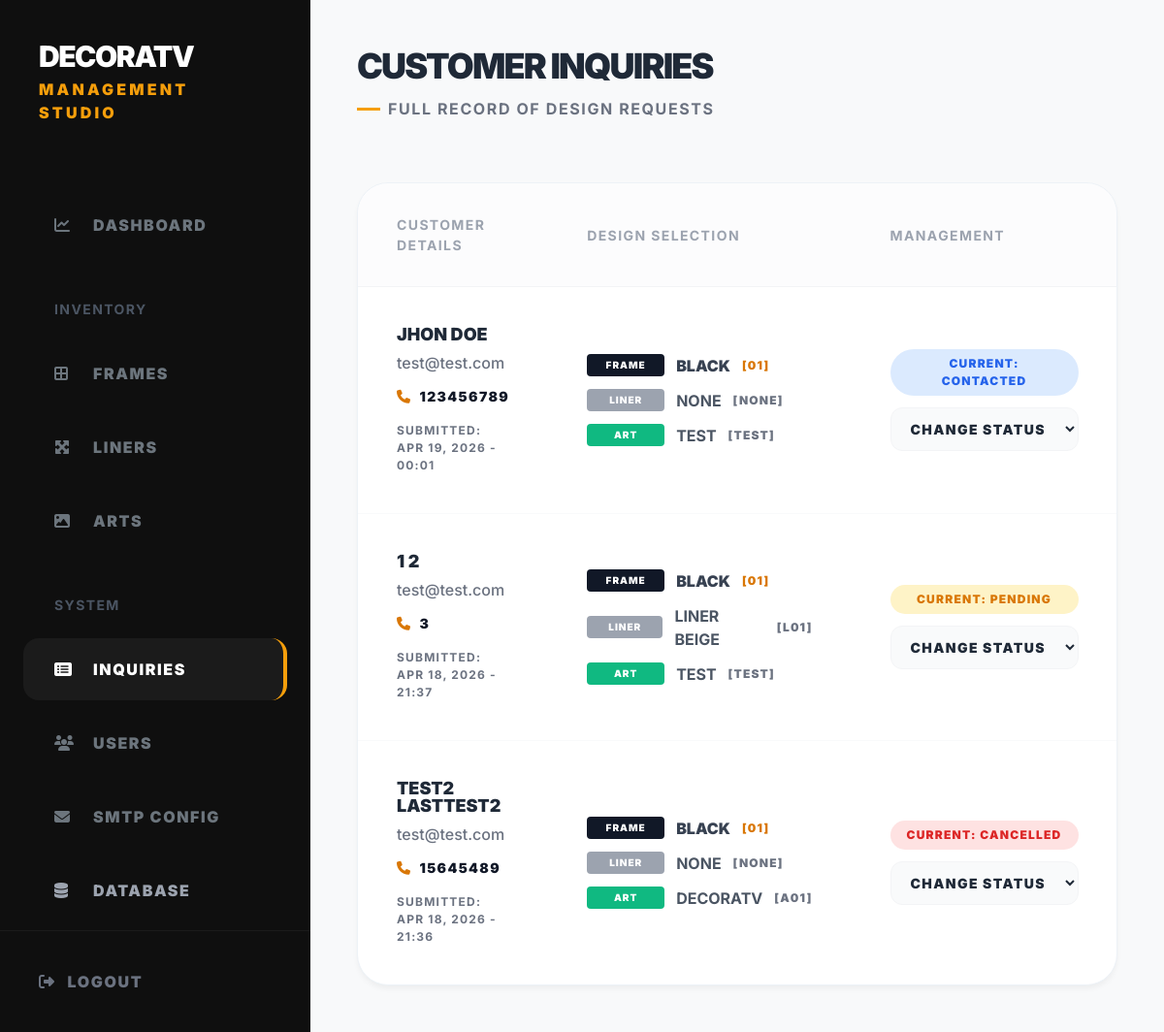
/admin/inquiries.php (signed in), run on the app's committed database.
### tables this page shows
CREATE TABLE quotes (
    id INTEGER PRIMARY KEY AUTOINCREMENT,
    customer_name TEXT NOT NULL,
    customer_email TEXT NOT NULL,
    customer_phone TEXT,
    selection_json TEXT NOT NULL, -- Stores IDs and details of the design
    status TEXT DEFAULT 'pending', -- 'pending', 'contacted', 'completed'
    created_at DATETIME DEFAULT CURRENT_TIMESTAMP
, customer_last_name TEXT);

### admin/inquiries.php (the view, shortened to what this page needs)
<?php
$pdo = get_db_connection();
$quotes = $pdo->query("SELECT * FROM quotes ORDER BY created_at DESC")->fetchAll();
?>
<!DOCTYPE html>
<html lang="en">
<head>
    <script src="https://cdn.tailwindcss.com"></script>
    <link rel="stylesheet" href="https://cdnjs.cloudflare.com/ajax/libs/font-awesome/6.4.0/css/all.min.css">
</head>
<body class="flex min-h-screen text-gray-800">
    <aside class="sidebar w-80 flex-shrink-0 flex flex-col hidden md:flex">
        <div class="p-10">
            <h1 class="text-white text-3xl font-black uppercase tracking-tighter">DecoraTV</h1>
            <p class="text-[16px] text-amber-500 font-black uppercase tracking-[0.2em] mt-1">Management Studio</p>
        </div>
        <nav class="flex-1 mt-8 px-6 space-y-3">
            <a href="index.php" class="sidebar-link flex items-center gap-4 px-8 py-5 rounded-2xl text-[16px] font-black uppercase tracking-widest">
                <i class="fa-solid fa-chart-line w-6"></i> Dashboard
            </a>
            <p class="text-[14px] text-gray-600 font-bold uppercase tracking-widest px-8 pt-8 pb-3">Inventory</p>
            <a href="inventory.php?type=frame" class="sidebar-link flex items-center gap-4 px-8 py-5 rounded-2xl text-[16px] font-black uppercase tracking-widest">
                <i class="fa-solid fa-border-all w-6"></i> Frames
            </a>
            <a href="inventory.php?type=liner" class="sidebar-link flex items-center gap-4 px-8 py-5 rounded-2xl text-[16px] font-black uppercase tracking-widest">
                <i class="fa-solid fa-maximize w-6"></i> Liners
            </a>
            <a href="inventory.php?type=art" class="sidebar-link flex items-center gap-4 px-8 py-5 rounded-2xl text-[16px] font-black uppercase tracking-widest">
                <i class="fa-solid fa-image w-6"></i> Arts
            </a>
            <p class="text-[14px] text-gray-600 font-bold uppercase tracking-widest px-8 pt-8 pb-3">System</p>
            <a href="inquiries.php" class="sidebar-link active flex items-center gap-4 px-8 py-5 rounded-2xl text-[16px] font-black uppercase tracking-widest">
                <i class="fa-solid fa-rectangle-list w-6"></i> Inquiries
            </a>
            <a href="users.php" class="sidebar-link flex items-center gap-4 px-8 py-5 rounded-2xl text-[16px] font-black uppercase tracking-widest">
                <i class="fa-solid fa-users w-6"></i> Users
            </a>
            <a href="settings.php" class="sidebar-link flex items-center gap-4 px-8 py-5 rounded-2xl text-[16px] font-black uppercase tracking-widest">
                <i class="fa-solid fa-envelope w-6"></i> SMTP Config
            </a>
            <a href="database.php" class="sidebar-link flex items-center gap-4 px-8 py-5 rounded-2xl text-[16px] font-black uppercase tracking-widest text-gray-400">
                <i class="fa-solid fa-database w-6"></i> Database
            </a>
        </nav>
        <div class="p-10 border-t border-white/5">
            <a href="logout.php" class="text-gray-500 hover:text-red-400 text-[16px] font-black uppercase tracking-widest transition-colors flex items-center gap-3">
                <i class="fa-solid fa-right-from-bracket"></i> Logout
            </a>
        </div>
    </aside>
    <main class="flex-1 p-6 md:p-12 overflow-y-auto">
        <header class="flex flex-col md:flex-row md:items-center justify-between gap-8 mb-16">
            <div>
                <h2 class="text-4xl font-black uppercase tracking-tighter">Customer Inquiries</h2>
                <div class="flex items-center gap-2 mt-3">
                    <div class="h-[3px] w-6 bg-amber-500"></div>
                    <p class="text-[16px] text-gray-500 font-bold uppercase tracking-widest">Full Record of Design Requests</p>
                </div>
            </div>
        </header>
        <div class="bg-white card overflow-hidden">
            <div class="overflow-x-auto">
                <table class="w-full text-left">
                    <thead class="bg-gray-50/50 text-[14px] text-gray-400 font-black uppercase tracking-widest border-b border-gray-100">
                        <tr>
                            <th class="px-10 py-8">Customer Details</th>
                            <th class="px-10 py-8">Design Selection</th>
                            <th class="px-10 py-8">Management</th>
                        </tr>
                    </thead>
                    <tbody class="divide-y divide-gray-50">
                        <?php if (empty($quotes)): ?>
                            <tr>
                                <td colspan="4" class="px-10 py-20 text-center text-gray-500 uppercase font-black tracking-widest">No inquiries found in database</td>
                            </tr>
                        <?php else:
                            foreach ($quotes as $q):
                                $sel = json_decode($q['selection_json'], true);
                                $status_class = '';
                                switch($q['status']) {
                                    case 'pending': $status_class = 'bg-amber-100 text-amber-600'; break;
                                    case 'contacted': $status_class = 'bg-blue-100 text-blue-600'; break;
                                    case 'cancelled': $status_class = 'bg-red-100 text-red-600'; break;
                                }
                        ?>
                            <tr class="hover:bg-gray-50/50 transition-colors">
                                <td class="px-10 py-10">
                                    <p class="text-[18px] font-black text-gray-800 uppercase leading-none mb-2">
                                        <?php echo htmlspecialchars($q['customer_name'] . ' ' . ($q['customer_last_name'] ?? '')); ?>
                                    </p>
                                    <p class="text-[16px] text-gray-500 font-medium mb-3"><?php echo htmlspecialchars($q['customer_email']); ?></p>
                                    <?php if (!empty($q['customer_phone'])): ?>
                                        <p class="text-[14px] text-gray-900 font-black uppercase tracking-widest flex items-center gap-2">
                                            <i class="fa-solid fa-phone text-amber-600"></i> <?php echo htmlspecialchars($q['customer_phone']); ?>
                                        </p>
                                    <?php endif; ?>
                                    <p class="text-[12px] text-gray-500 font-bold uppercase tracking-widest mt-4">
                                        Submitted: <?php echo date('M d, Y - H:i', strtotime($q['created_at'])); ?>
                                    </p>
                                </td>
                                <td class="px-10 py-10">
                                    <div class="space-y-3">
                                        <div class="flex items-center gap-3">
                                            <span class="w-20 text-[10px] bg-gray-900 text-white px-3 py-1 rounded font-black uppercase tracking-widest text-center">Frame</span>
                                            <span class="text-[16px] font-black text-gray-700 uppercase"><?php echo htmlspecialchars($sel['frame_name'] ?? 'N/A'); ?></span>
                                            <span class="text-[12px] text-amber-600 font-black uppercase tracking-widest">[<?php echo htmlspecialchars($sel['frame_id'] ?? '-'); ?>]</span>
                                        </div>
                                        <div class="flex items-center gap-3">
                                            <span class="w-20 text-[10px] bg-gray-400 text-white px-3 py-1 rounded font-black uppercase tracking-widest text-center">Liner</span>
                                            <span class="text-[16px] font-bold text-gray-600 uppercase"><?php echo htmlspecialchars($sel['liner_name'] ?? 'None'); ?></span>
                                            <span class="text-[12px] text-gray-500 font-black uppercase tracking-widest">[<?php echo htmlspecialchars($sel['liner_id'] ?? '-'); ?>]</span>
                                        </div>
                                        <div class="flex items-center gap-3">
                                            <span class="w-20 text-[10px] bg-emerald-500 text-white px-3 py-1 rounded font-black uppercase tracking-widest text-center">Art</span>
                                            <span class="text-[16px] font-bold text-gray-600 uppercase"><?php echo htmlspecialchars($sel['art_name'] ?? 'N/A'); ?></span>
                                            <span class="text-[12px] text-gray-500 font-black uppercase tracking-widest">[<?php echo htmlspecialchars($sel['art_id'] ?? '-'); ?>]</span>
                                        </div>
                                    </div>
                                </td>
                                <td class="px-10 py-10">
                                    <form method="POST" class="flex flex-col gap-3">
                                        <div class="inline-flex flex-col">
                                            <span class="px-4 py-1.5 rounded-full text-[12px] font-black uppercase tracking-widest text-center mb-3 <?php echo $status_class; ?>">
                                                Current: <?php echo $q['status']; ?>
                                            </span>
                                            <select name="status" onchange="this.form.submit()" class="bg-gray-50 border border-gray-100 text-[14px] font-black uppercase tracking-widest px-4 py-3 rounded-xl focus:outline-none focus:border-amber-500">
                                                <option value="" disabled selected>Change Status</option>
                                            </select>
                                        </div>
                                    </form>
                                </td>
                            </tr>
                        <?php endforeach; endif; ?>
                    </tbody>
                </table>
            </div>
        </div>
    </main>
</body>
</html>

### admin/inquiries.php (style rules this page uses)
body { font-family: 'Inter', sans-serif; background-color: #f8f9fa; }
.sidebar { background-color: #0f0f0f; }
.sidebar-link { transition: all 0.3s; color: #6c757d; }
.sidebar-link:hover, .sidebar-link.active { color: #fff; background: rgba(255, 255, 255, 0.05); }
.sidebar-link.active { border-right: 4px solid #f59e0b; }
.card { border-radius: 2rem; border: 1px solid #edf2f7; box-shadow: 0 4px 6px -1px rgba(0,0,0,0.05); }

### data on the page
quotes: customer_name+customer_last_name "JHON DOE", customer_email "test@test.com", customer_phone "123456789", created_at "APR 19, 2026 - 00:01", selection_json "BLACK", selection_json "01", selection_json "NONE", selection_json "TEST", status "CONTACTED"
quotes: customer_name+customer_last_name "1 2", customer_email "test@test.com", customer_phone "3", created_at "APR 18, 2026 - 21:37", selection_json "BLACK", selection_json "01", selection_json "LINER BEIGE", selection_json "L01", selection_json "TEST", status "PENDING"
quotes: customer_name+customer_last_name "TEST2 LASTTEST2", customer_email "test@test.com", customer_phone "15645489", created_at "APR 18, 2026 - 21:36", selection_json "BLACK", selection_json "01", selection_json "NONE", selection_json "DECORATV", selection_json "A01", status "CANCELLED"
